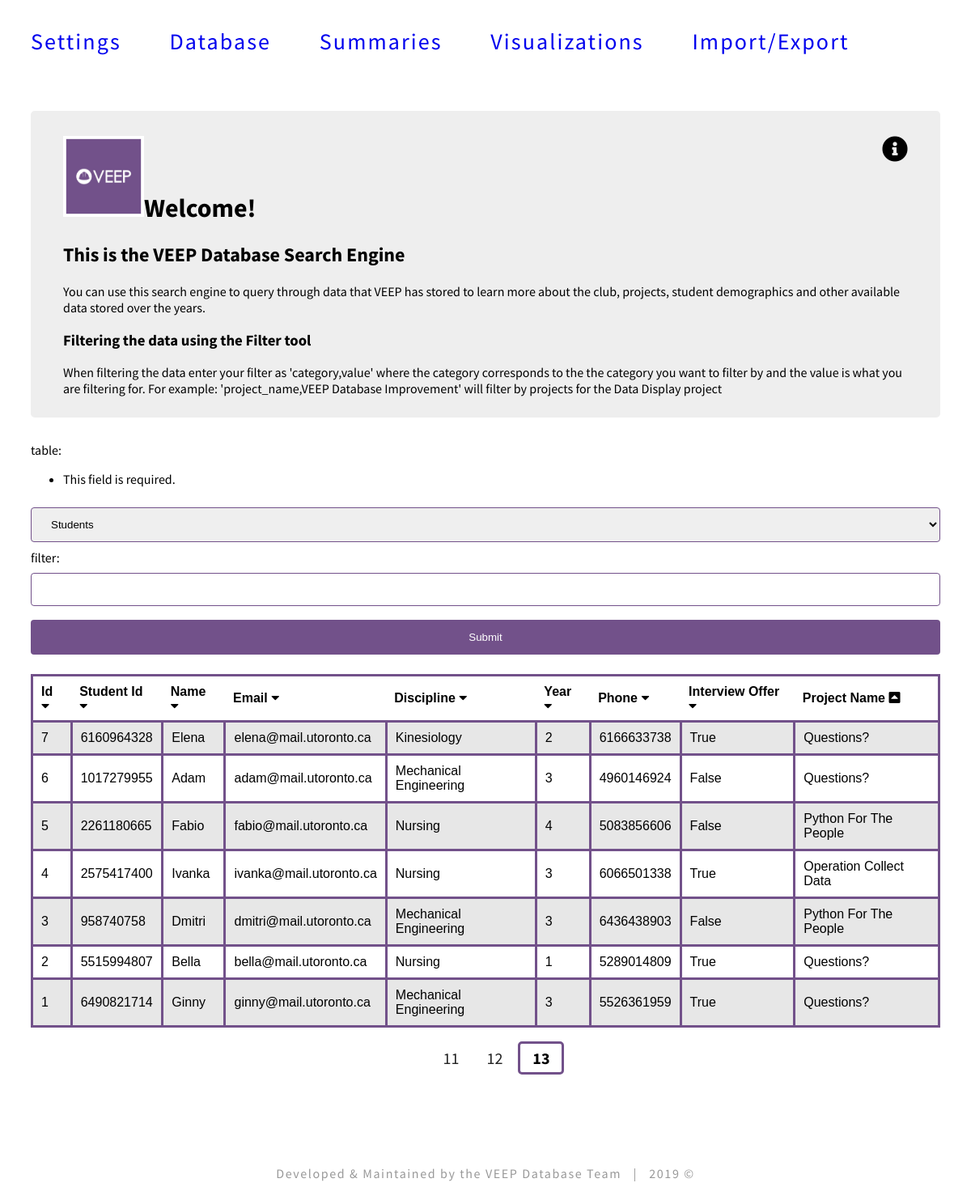
Screenshot of /data_display/?page=13 with the database file from the repository.
### data_display/models.py (models this page shows, shortened)
class Students(models.Model):
    student_id = models.IntegerField(default=-1)
    name = models.CharField(max_length=200, default='N/A')
    email = models.CharField(max_length=200, default='N/A')
    discipline = models.CharField(max_length=200, default='N/A')
    year = models.CharField(max_length=200, default='N/A')
    phone = models.CharField(max_length=200, default=-1)
    interview_offer = models.BooleanField(null=True, default=False)
    project_name = models.CharField(max_length=200, default='N/A')

### data_display/views.py (the view)
# urls.py: path('', views.data_display, name="data_display"),
def data_display(request):
    string_display.cache_display_strings(finders.find('string_conversion.json'), app_context)
    sort_by = request.GET.get('sort_by')
    page_number = request.GET.get('page') or 1
    page_number = int(page_number)
    table = request.GET.get('table') or app_context['last_table'] or 'Students'
    if request.method == "GET" and request.GET.get('table'):
        form = QueryTable(request.GET)
        if form.is_valid():
            table = form.cleaned_data['table']
            filter = form.cleaned_data['filter']
            app_context['last_table'] = table
            app_context['last_filter'] = filter
    else:
        use_old_table = {'filter': app_context['last_filter'],
                         'table': app_context['last_table']}
        form = QueryTable(use_old_table)
    if page_number != 1:
        data, table_headers = app_context['last_data'], app_context['last_headers']
    elif sort_by:
        sort_by = toggle_sort(sort_by, app_context)
        data, table_headers = get_objects_by_table_and_sort(table, sort_by)
        app_context['last_data'], app_context['last_headers'] = data, table_headers
    else:
        data, table_headers = get_objects_by_table(table)
        app_context['last_data'], app_context['last_headers'] = data, table_headers
    table_headers = string_display.get_strings_from_cache(table_headers, app_context)
    paginator = Paginator(data, rows_per_page)
    pages = get_pagination_ranges(paginator, page_number)
    subset_data = paginator.page(page_number)
    return render(
        request, 'data_display/database_start_page.html',
        {'data': subset_data, 'table_headers': table_headers, 'pages': pages, 'ui': app_context['ui_obj'], 'form': form}
    )

### data_display/forms.py
class QueryTable(forms.Form):
    table = forms.ChoiceField(label="table",
    choices=[('Students', 'Students'),
             ('Projects', 'Projects'),
             ('Teams', 'Teams'),
             ('Not For Profits', 'Not For Profits')])
    filter = forms.CharField(label="filter", max_length=100, required=False)

### data_display/utils/string_display.py (called while the page is built)
def cache_display_strings(path, context=None):
    with open(path, 'r') as map_file:
        map_obj = json.load(map_file)
    if context:
        context['display_string'] = map_obj

def get_strings_from_cache(string_list, context=None):
    strings_to_update_json = []
    display_strings = []
    for string in string_list:
        column_name = str(string).rsplit('.', 1)[-1]
        if not context or column_name not in context['display_string']:
            strings_to_update_json.append(column_name)
            display_strings.append(strip_and_capitalize(column_name))
        elif context:
            display_strings.append(context['display_string'][column_name])
    if strings_to_update_json:
        path = finders.find('string_conversion.json')
        add_new_string_to_map_file(path, strings_to_update_json)
        cache_display_strings(path, context)
    return display_strings

### data_display/views.py (called while the page is built)
def get_pagination_ranges(paginator, curr_page):
    total_pages = paginator.num_pages
    pages = {'left': [], 'right': [], 'current': curr_page}
    if curr_page - 1 > 1:
        pages['left'] = [curr_page - 2, curr_page - 1]
    if total_pages - curr_page > 1:
        pages['right'] = [curr_page + 1, curr_page + 2]
    return pages

### data_display/templates/data_display/database_start_page.html (shortened to what this page needs)
{% extends "data_display/base.html" %}
{% block stylesheets %}
{% load staticfiles %}
<link rel="stylesheet" href="{% static 'data_display/style_site.css' %}">
{% endblock stylesheets %}
{% block content %}
<div class="welcome-text">
    <h1 class="floater"><i class="fas fa-info-circle"></i></h1>
    <div>
        <h1><img id="image" src="/media/VEEP_logo.jpg" alt="veep logo" width="100">Welcome!</h1>
        <h2>This is the VEEP Database Search Engine</h2>
        <p> You can use this search engine to query through data that VEEP has stored to
        learn more about the club, projects, student demographics
        and other available data stored over the years.</p>
        <h3>Filtering the data using the Filter tool</h3>
        <p>When filtering the data enter your filter as 'category,value' where the category corresponds to the
        the category you want to filter by and the value is what you are filtering for. For example: 'project_name,VEEP Database Improvement' will filter by projects for the Data Display project </p>
    </div>
</div>
<div>
    <form action= {% url 'data_display' %} method="GET">
        {{ form }}
        <input type = "submit">
    </form>
</div>
<div>
    <table>
        <tr class="col-headers">
            {% for field_name in table_headers %}
                <td><a href="{{ request.path }}?sort_by={{ field_name }}{{ request_headers }}">
                    {{ field_name }}
                    {% if field_name == ui.asc %}
                        <i class="fas fa-caret-square-down"></i>
                    {% elif field_name == ui.desc %}
                        <i class="fas fa-caret-square-up"></i>
                    {% else %}
                        <i class="fas fa-caret-down"></i>
                    {% endif %}
                </a></td>
            {% endfor %}
        </tr>
        {% for datum in data %}
            <tr>
                {% for property in datum %}
                <td> {{ property }} </td>
                {% endfor %}
            </tr>
        {% endfor %}
    </table>
    <div class="pagination">
        <span class="page-links">
            {% if data.has_previous %}
                <a href="?page=1"><span class="page-item"></span></a>
                {% for page in pages.left %}
                    <a href="?page={{ page }}"><span class="page-item">{{ page }}</span></a>
                {% endfor %}
            {% endif %}
            <span class="current">{{ data.number }}</span>
        </span>
    </div>
</div>
{% endblock content %}

### data_display/static/data_display/style_site.css (style rules this page uses)
#image { top: 500px; }
input[type=text], select { width: 100%; padding: 12px 20px; margin: 9px 0; display: inline-block; border: 1px solid rgb(114, 81, 138); border-radius: 4px; box-sizing: border-box; }
input[type=submit] { width: 100%; background-color: rgb(114, 81, 138); color: white; padding: 14px 20px; margin: 8px 0; border: none; border-radius: 4px; cursor: pointer; }
.welcome-text { margin: 30px 0; background-color: #eeeeee; padding: 10px 40px; border-radius: 5px; }
.welcome-text .floater { float: right; }
tr:nth-child(even) { background-color: rgba(221, 221, 221, 0.692); }
table { font-family: arial, sans-serif; border-collapse: collapse; width: 100%; }
td, th { border: 3px solid rgb(114, 81, 138); text-align: left; padding: 10px; }
.col-headers td { border-left: none; border-right: none; font-weight: bold; }
.col-headers a { text-decoration: none; color: black; width: 100%; height: 100%; display: block; }
.col-headers td:first-child { border-left: 3px solid rgb(114, 81, 138); }
.col-headers td:last-child { border-right: 3px solid rgb(114, 81, 138); }
.pagination { text-align: center; margin: 25px 10px 10px 10px; font-size: 1.25em; }
.pagination .page-item { padding: 5px 15px; border-radius: 5px; }
.pagination a { text-decoration: none; color: #222222; }
span[class='current'] { font-weight: bold; padding: 5px 15px; border-radius: 5px; border: 3px solid rgb(114, 81, 138); box-sizing: border-box; -moz-box-sizing: border-box; -webkit-box-sizing: border-box; }

### data_display/static/data_display/base.css (style rules this page uses)
body { font-family: 'Source Sans Pro', sans-serif; }
body { padding: 10px; }

### data_display/static/data_display/all.css (style rules this page uses)
.fa, .fas, .far, .fal, .fab { -moz-osx-font-smoothing: grayscale; -webkit-font-smoothing: antialiased; display: inline-block; font-style: normal; font-variant: normal; text-rendering: auto; line-height: 1; }
.fa-caret-down:before { content: "\f0d7"; }
.fa-caret-square-up:before { content: "\f151"; }
.fa-info-circle:before { content: "\f05a"; }
.fa, .fas { font-family: 'Font Awesome 5 Free'; font-weight: 900; }

### rows the page displays
Students: datum "7" "6160964328" "Elena" "elena@mail.utoronto.ca" "Kinesiology" "2" "6166633738" "True" "Questions?"
Students: datum "6" "1017279955" "Adam" "adam@mail.utoronto.ca" "Mechanical Engineering" "3" "4960146924" "False" "Questions?"
Students: datum "5" "2261180665" "Fabio" "fabio@mail.utoronto.ca" "Nursing" "4" "5083856606" "False" "Python For The People"
Students: datum "4" "2575417400" "Ivanka" "ivanka@mail.utoronto.ca" "Nursing" "3" "6066501338" "True" "Operation Collect Data"
Students: datum "3" "958740758" "Dmitri" "dmitri@mail.utoronto.ca" "Mechanical Engineering" "3" "6436438903" "False" "Python For The People"
Students: datum "2" "5515994807" "Bella" "bella@mail.utoronto.ca" "Nursing" "1" "5289014809" "True" "Questions?"
Students: datum "1" "6490821714" "Ginny" "ginny@mail.utoronto.ca" "Mechanical Engineering" "3" "5526361959" "True" "Questions?"

### other values shown
{{ field_name }} "Id" "Student Id" "Name" "Email" "Discipline" "Year" "Phone" "Interview Offer" "Project Name"
{{ page }} "11" "12"
{{ data.number }} "13"
